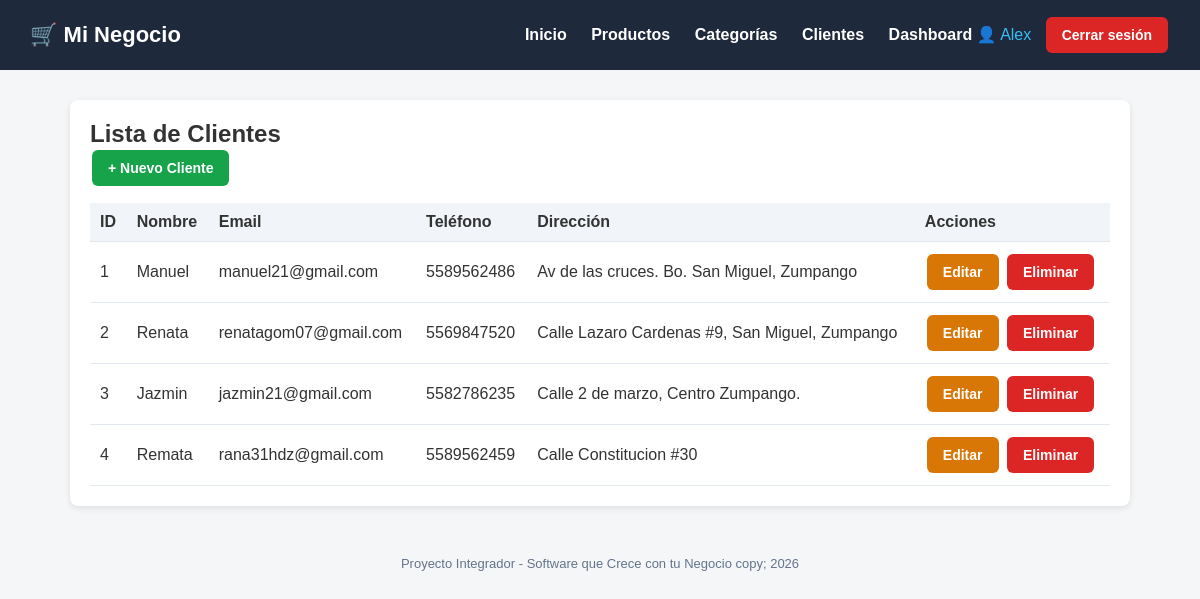
The app's page /clientes/ (signed in) with its own data.
### tienda/models.py (models this page shows, shortened)
class Cliente(models.Model):
    nombre = models.CharField(max_length=200)
    email = models.EmailField()
    telefono = models.CharField(max_length=20)
    direccion = models.TextField()
    fecha_registro = models.DateTimeField(auto_now_add=True)
    class Meta:
        verbose_name = "Cliente"
        verbose_name_plural = "Clientes"

### tienda/views.py (the view)
# urls.py: path('clientes/', views.lista_clientes, name='lista_clientes'),
@login_required
def lista_clientes(request):
    clientes = Cliente.objects.all()
    return render(request, 'tienda/clientes/lista.html', {'clientes': clientes})

### tienda/templates/tienda/clientes/lista.html (shortened to what this page needs)
{% extends 'base.html' %}
{% block content %}
<div class="card">
    <h2>Lista de Clientes</h2>
    <a href="{% url 'crear_cliente' %}" class="btn btn-success">+ Nuevo Cliente</a>
    <table>
        <thead>
            <tr><th>ID</th><th>Nombre</th><th>Email</th><th>Teléfono</th><th>Dirección</th><th>Acciones</th></tr>
        </thead>
        <tbody>
            {% for cliente in clientes %}
            <tr>
                <td>{{ cliente.id }}</td>
                <td>{{ cliente.nombre }}</td>
                <td>{{ cliente.email }}</td>
                <td>{{ cliente.telefono }}</td>
                <td>{{ cliente.direccion }}</td>
                <td>
                    <a href="{% url 'editar_cliente' cliente.pk %}" class="btn btn-warning">Editar</a>
                    <a href="{% url 'eliminar_cliente' cliente.pk %}" class="btn btn-danger">Eliminar</a>
                </td>
            </tr>
            {% empty %}
            <tr><td colspan="6">No hay clientes registrados.</td></tr>
            {% endfor %}
        </tbody>
    </table>
</div>
{% endblock %}

### templates/base.html (shortened to what this page needs)
<!DOCTYPE html>
<html lang="es">
<head>
</head>
<body>
    <header>
        <h1>🛒 Mi Negocio</h1>
        <nav>
            <nav>
            <a href="{% url 'inicio' %}">Inicio</a>
            <a href="{% url 'lista_productos' %}">Productos</a>
            <a href="{% url 'lista_categorias' %}">Categorías</a>
            <a href="{% url 'lista_clientes' %}">Clientes</a>
            {% if user.is_authenticated %}
                <a href="{% url 'dashboard' %}">Dashboard</a>
                <span style="color:#38bdf8;">👤 {{ user.username }}</span>
                <form action="{% url 'logout' %}" method="post" style="display:inline;">
                    <button type="submit" class="btn btn-danger" style="margin-left:10px;">Cerrar sesión</button>
                </form>
            {% else %}
                <a href="{% url 'login' %}">Iniciar sesión</a>
            {% endif %}
        </nav>
    </header>
    <div class="container">
        {% block content %}{% endblock %}
    </div>
    <footer>
        Proyecto Integrador - Software que Crece con tu Negocio copy; {% now "Y" %}
    </footer>
</body>
</html>

### templates/base.html (style rules this page uses)
* { margin: 0; padding: 0; box-sizing: border-box; }
body { font-family: Arial, sans-serif; background: #f4f6f8; color: #333; }
header { background: #1e293b; color: #fff; padding: 15px 30px; display: flex; justify-content: space-between; align-items: center; }
header h1 { font-size: 22px; }
header nav a { color: #fff; text-decoration: none; margin-left: 20px; font-weight: bold; }
.container { max-width: 1100px; margin: 30px auto; padding: 0 20px; }
.card { background: #fff; border-radius: 8px; padding: 20px; box-shadow: 0 2px 6px rgba(0,0,0,0.1); margin-bottom: 20px; }
.btn { display: inline-block; padding: 10px 16px; border-radius: 6px; text-decoration: none; color: #fff; font-weight: bold; border: none; cursor: pointer; font-size: 14px; margin: 2px; }
.btn-success { background: #16a34a; }
.btn-danger { background: #dc2626; }
.btn-warning { background: #d97706; }
table { width: 100%; border-collapse: collapse; margin-top: 15px; }
th, td { padding: 10px; text-align: left; border-bottom: 1px solid #e2e8f0; }
th { background: #f1f5f9; }
footer { text-align: center; padding: 20px; color: #64748b; font-size: 13px; }

### records on screen
Cliente: id "1", nombre "Manuel", email "manuel21@gmail.com", telefono "5589562486", direccion "Av de las cruces. Bo. San Miguel, Zumpango"
Cliente: id "2", nombre "Renata", email "renatagom07@gmail.com", telefono "5569847520", direccion "Calle Lazaro Cardenas #9, San Miguel, Zumpango"
Cliente: id "3", nombre "Jazmin", email "jazmin21@gmail.com", telefono "5582786235", direccion "Calle 2 de marzo, Centro Zumpango."
Cliente: id "4", nombre "Remata", email "rana31hdz@gmail.com", telefono "5589562459", direccion "Calle Constitucion #30"

### other values on screen
{{ user.username }} "Alex"
